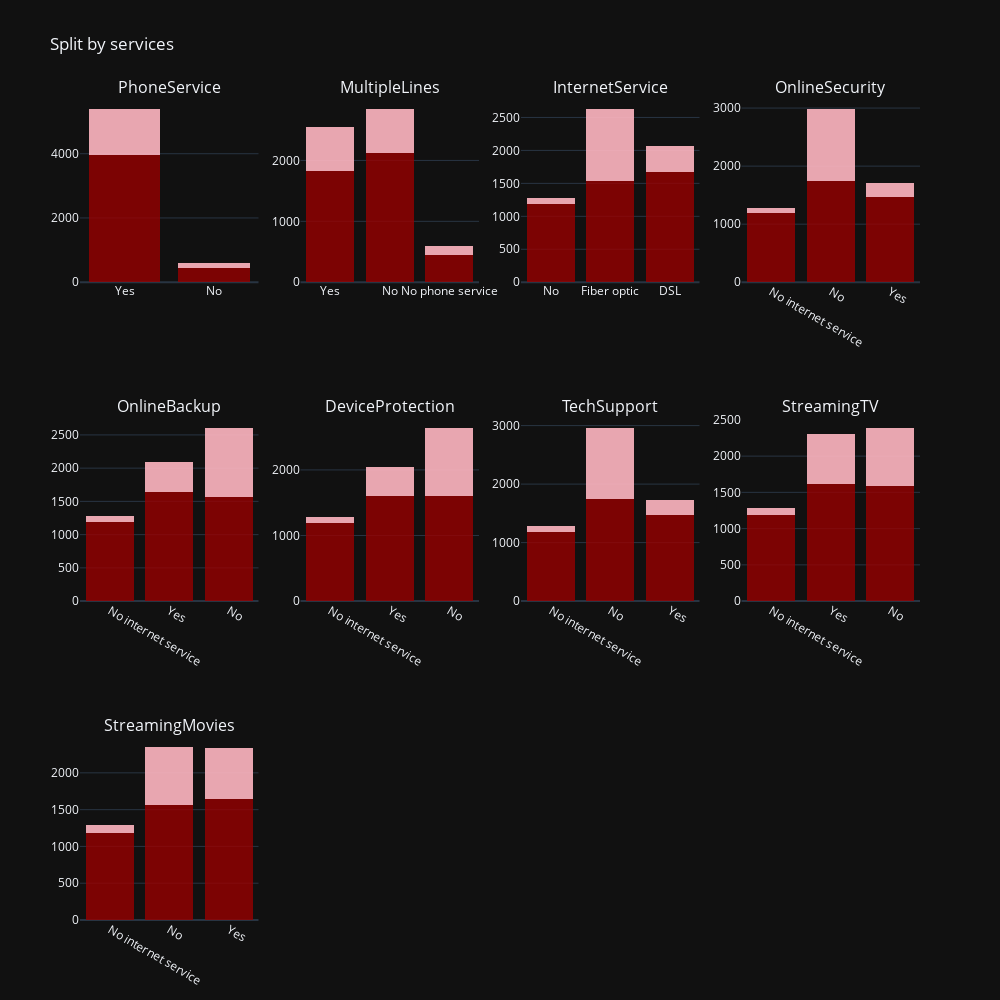

Notebook cell for this chart:
### Markdown cell above
## Основные выводы из общего распределения подписчиков:

- <b>Выборка гендерно-сбалансирована</b>: мужчин незначительно больше, чем женщин. Оба пола уходят в отток примерно поровну
- <b>Пенсионеры составляют примерно 1/6 от общей выборки</b> и чуть больше 40% из них ушли в отток -  данную группу стоит выделить для более детального анализа
- <b>Семейных пользователей примерно одинаково с холостыми</b>, при этом важно отметить, что отток среди холостых пользователей значительно больше
- <b>Пользователей без иждевенцев примерно в 2,5 раза больше, чем без</b>, при этом у них отток существенно больше
- <b>Чем меньше срок жизни клиента - тем больше доля, ушедших в отток</b>
- <b>Месячные котракты - самый популярный тип контракта, однако около 40% пользователей этой группы ушли в отток</b>, при этом в двух других группах с длительными контрактами данный процент на порядок меньше
- <b>Безбумажный биллинг в полтора раза популярнее среди клиентов</b>, при это доля ушедших в отток почти в три раза больше для данной группы
- <b>Электронные чеки - самый популярный метод оплаты</b>, при этом в этой группе также самый высокий процент оттока

Таким образом, можно сказать, что <b>ключевыми признаками, влияющими на отток являются - срок жизни клиента, тип контракта, способ оплаты и биллинга</b>

### Code cell
fig = make_subplots(rows=3, 
                    cols=4, 
                    subplot_titles=tuple(SERVICES_COLUMNS)
                   )

for i, churn in enumerate(CHURN_STATUSES):
    data = telecom_users.loc[telecom_users['Churn'] == churn]
    for j, column in enumerate(SERVICES_COLUMNS):
        fig.add_trace(
            go.Histogram(
                x=data[column],
                marker_color=COLORS[i],
                name='',#churn,
                #hoverlabel='',
                hovertext=("Churned: " + churn),                
            ),
            row=j//4+1,
            col=j%4+1
        )
fig.update_layout(template='plotly_dark', 
                  showlegend=False, 
                  title='Split by services', 
                  barmode='stack',
                  height=1000,
                  width=1000)
fig.show()

### Figure 1 — Plotly figure (JSON) as saved in the notebook; plotly's stock layout.template omitted (floating-point values rounded to 4 significant figures; data arrays with more than 128 entries replaced by an {"elided": "..."} marker saying what was removed)
{"data": [{"hovertext": "Churned: No", "marker": {"color": "rgba(152, 0, 0, .8)"}, "name": "", "type": "histogram", "x": {"elided": "4389 str values"}, "xaxis": "x", "yaxis": "y"}, {"hovertext": "Churned: No", "marker": {"color": "rgba(152, 0, 0, .8)"}, "name": "", "type": "histogram", "x": {"elided": "4389 str values"}, "xaxis": "x2", "yaxis": "y2"}, {"hovertext": "Churned: No", "marker": {"color": "rgba(152, 0, 0, .8)"}, "name": "", "type": "histogram", "x": {"elided": "4389 str values"}, "xaxis": "x3", "yaxis": "y3"}, {"hovertext": "Churned: No", "marker": {"color": "rgba(152, 0, 0, .8)"}, "name": "", "type": "histogram", "x": {"elided": "4389 str values"}, "xaxis": "x4", "yaxis": "y4"}, {"hovertext": "Churned: No", "marker": {"color": "rgba(152, 0, 0, .8)"}, "name": "", "type": "histogram", "x": {"elided": "4389 str values"}, "xaxis": "x5", "yaxis": "y5"}, {"hovertext": "Churned: No", "marker": {"color": "rgba(152, 0, 0, .8)"}, "name": "", "type": "histogram", "x": {"elided": "4389 str values"}, "xaxis": "x6", "yaxis": "y6"}, {"hovertext": "Churned: No", "marker": {"color": "rgba(152, 0, 0, .8)"}, "name": "", "type": "histogram", "x": {"elided": "4389 str values"}, "xaxis": "x7", "yaxis": "y7"}, {"hovertext": "Churned: No", "marker": {"color": "rgba(152, 0, 0, .8)"}, "name": "", "type": "histogram", "x": {"elided": "4389 str values"}, "xaxis": "x8", "yaxis": "y8"}, {"hovertext": "Churned: No", "marker": {"color": "rgba(152, 0, 0, .8)"}, "name": "", "type": "histogram", "x": {"elided": "4389 str values"}, "xaxis": "x9", "yaxis": "y9"}, {"hovertext": "Churned: Yes", "marker": {"color": "rgba(255, 182, 193, .9)"}, "name": "", "type": "histogram", "x": {"elided": "1587 str values"}, "xaxis": "x", "yaxis": "y"}, {"hovertext": "Churned: Yes", "marker": {"color": "rgba(255, 182, 193, .9)"}, "name": "", "type": "histogram", "x": {"elided": "1587 str values"}, "xaxis": "x2", "yaxis": "y2"}, {"hovertext": "Churned: Yes", "marker": {"color": "rgba(255, 182, 193, .9)"}, "name": "", "type": "histogram", "x": {"elided": "1587 str values"}, "xaxis": "x3", "yaxis": "y3"}, {"hovertext": "Churned: Yes", "marker": {"color": "rgba(255, 182, 193, .9)"}, "name": "", "type": "histogram", "x": {"elided": "1587 str values"}, "xaxis": "x4", "yaxis": "y4"}, {"hovertext": "Churned: Yes", "marker": {"color": "rgba(255, 182, 193, .9)"}, "name": "", "type": "histogram", "x": {"elided": "1587 str values"}, "xaxis": "x5", "yaxis": "y5"}, {"hovertext": "Churned: Yes", "marker": {"color": "rgba(255, 182, 193, .9)"}, "name": "", "type": "histogram", "x": {"elided": "1587 str values"}, "xaxis": "x6", "yaxis": "y6"}, {"hovertext": "Churned: Yes", "marker": {"color": "rgba(255, 182, 193, .9)"}, "name": "", "type": "histogram", "x": {"elided": "1587 str values"}, "xaxis": "x7", "yaxis": "y7"}, {"hovertext": "Churned: Yes", "marker": {"color": "rgba(255, 182, 193, .9)"}, "name": "", "type": "histogram", "x": {"elided": "1587 str values"}, "xaxis": "x8", "yaxis": "y8"}, {"hovertext": "Churned: Yes", "marker": {"color": "rgba(255, 182, 193, .9)"}, "name": "", "type": "histogram", "x": {"elided": "1587 str values"}, "xaxis": "x9", "yaxis": "y9"}], "layout": {"annotations": [{"font": {"size": 16}, "showarrow": false, "text": "PhoneService", "x": 0.1062, "xanchor": "center", "xref": "paper", "y": 1, "yanchor": "bottom", "yref": "paper"}, {"font": {"size": 16}, "showarrow": false, "text": "MultipleLines", "x": 0.3688, "xanchor": "center", "xref": "paper", "y": 1, "yanchor": "bottom", "yref": "paper"}, {"font": {"size": 16}, "showarrow": false, "text": "InternetService", "x": 0.6313, "xanchor": "center", "xref": "paper", "y": 1, "yanchor": "bottom", "yref": "paper"}, {"font": {"size": 16}, "showarrow": false, "text": "OnlineSecurity", "x": 0.8938, "xanchor": "center", "xref": "paper", "y": 1, "yanchor": "bottom", "yref": "paper"}, {"font": {"size": 16}, "showarrow": false, "text": "OnlineBackup", "x": 0.1062, "xanchor": "center", "xref": "paper", "y": 0.6111, "yanchor": "bottom", "yref": "paper"}, {"font": {"size": 16}, "showarrow": false, "text": "DeviceProtection", "x": 0.3688, "xanchor": "center", "xref": "paper", "y": 0.6111, "yanchor": "bottom", "yref": "paper"}, {"font": {"size": 16}, "showarrow": false, "text": "TechSupport", "x": 0.6313, "xanchor": "center", "xref": "paper", "y": 0.6111, "yanchor": "bottom", "yref": "paper"}, {"font": {"size": 16}, "showarrow": false, "text": "StreamingTV", "x": 0.8938, "xanchor": "center", "xref": "paper", "y": 0.6111, "yanchor": "bottom", "yref": "paper"}, {"font": {"size": 16}, "showarrow": false, "text": "StreamingMovies", "x": 0.1062, "xanchor": "center", "xref": "paper", "y": 0.2222, "yanchor": "bottom", "yref": "paper"}], "barmode": "stack", "height": 1000, "showlegend": false, "title": {"text": "Split by services"}, "width": 1000, "xaxis": {"anchor": "y", "domain": [0, 0.2125]}, "xaxis10": {"anchor": "y10", "domain": [0.2625, 0.475]}, "xaxis11": {"anchor": "y11", "domain": [0.525, 0.7375]}, "xaxis12": {"anchor": "y12", "domain": [0.7875, 1]}, "xaxis2": {"anchor": "y2", "domain": [0.2625, 0.475]}, "xaxis3": {"anchor": "y3", "domain": [0.525, 0.7375]}, "xaxis4": {"anchor": "y4", "domain": [0.7875, 1]}, "xaxis5": {"anchor": "y5", "domain": [0, 0.2125]}, "xaxis6": {"anchor": "y6", "domain": [0.2625, 0.475]}, "xaxis7": {"anchor": "y7", "domain": [0.525, 0.7375]}, "xaxis8": {"anchor": "y8", "domain": [0.7875, 1]}, "xaxis9": {"anchor": "y9", "domain": [0, 0.2125]}, "yaxis": {"anchor": "x", "domain": [0.7778, 1]}, "yaxis10": {"anchor": "x10", "domain": [0, 0.2222]}, "yaxis11": {"anchor": "x11", "domain": [0, 0.2222]}, "yaxis12": {"anchor": "x12", "domain": [0, 0.2222]}, "yaxis2": {"anchor": "x2", "domain": [0.7778, 1]}, "yaxis3": {"anchor": "x3", "domain": [0.7778, 1]}, "yaxis4": {"anchor": "x4", "domain": [0.7778, 1]}, "yaxis5": {"anchor": "x5", "domain": [0.3889, 0.6111]}, "yaxis6": {"anchor": "x6", "domain": [0.3889, 0.6111]}, "yaxis7": {"anchor": "x7", "domain": [0.3889, 0.6111]}, "yaxis8": {"anchor": "x8", "domain": [0.3889, 0.6111]}, "yaxis9": {"anchor": "x9", "domain": [0, 0.2222]}}}
